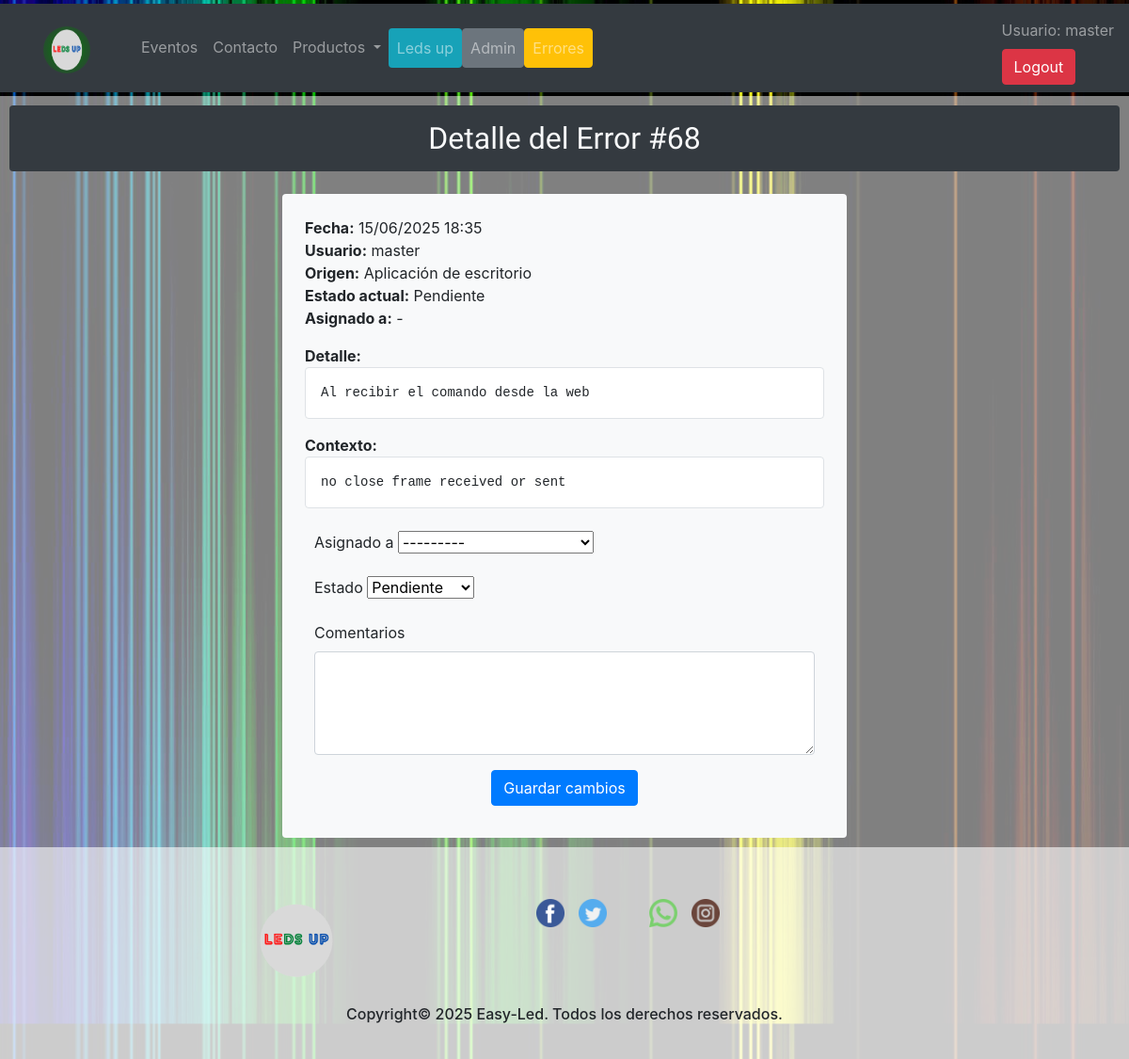
The page /errores/68/ (signed in) on the database its author committed.
### web/models.py (models this page shows, shortened)
class Errores(models.Model):
    class Meta:
        verbose_name = "Error"
        verbose_name_plural = "Errores"
    usuario = models.ForeignKey(User, null=True, blank=True, on_delete=models.SET_NULL)
    detalle = models.TextField()
    contexto = models.TextField(blank=True, null=True)
    fecha_creacion = models.DateTimeField(auto_now_add=True)
    asignado_a = models.ForeignKey(User, related_name='errores_asignados', null=True, blank=True,
                                   on_delete=models.SET_NULL)
    comentarios = models.TextField(blank=True, null=True)
    origen = models.CharField(max_length=50, choices=[
        ('web', 'Web'),
        ('app', 'Aplicación de escritorio'),
        ('api', 'API REST'),
        ('otro', 'Otro')
    ])
    estado = models.CharField(max_length=20, choices=[
        ('pendiente', 'Pendiente'),
        ('en_progreso', 'En progreso'),
        ('resuelto', 'Resuelto')
    ], default='pendiente')

### web/views.py (the view, shortened to what this page needs)
# urls.py: path('errores/<int:pk>/', views.DetalleErrorView.as_view(), name='detalle_error'),
class DetalleErrorView(LoginRequiredMixin, generic.DetailView):
    model = Errores
    template_name = 'web/detalle_error.html'
    context_object_name = 'error'
    def get_context_data(self, **kwargs):
        context = super().get_context_data(**kwargs)
        context['form'] = ErrorUpdateForm(instance=self.object)
        context['now'] = timezone.now()
        context['listado_tipos_productos'] = TipoProducto.objects.get_queryset()
        context['listado_productos'] = Producto.objects.get_queryset()
        return context

### web/forms.py
class ErrorUpdateForm(forms.ModelForm):
    class Meta:
        model = Errores
        fields = ['asignado_a', 'estado', 'comentarios']
        widgets = {
            'comentarios': forms.Textarea(attrs={'rows': 4, 'class': 'form-control'}),
            'asignado_a': forms.Select(attrs={'class': 'form-select'}),
            'estado': forms.Select(attrs={'class': 'form-select'}),
        }

### web/context_processors.py (called while the page is built)
def get_current_year_to_context(request):
    current_datetime = datetime.datetime.now()
    return {
        'current_year': current_datetime.year
    }

### web/templates/web/detalle_error.html (shortened to what this page needs)
{% extends "web/base_generic.html" %}
{% block content %}
    <section>
        <h2 class="text-center shadow-lg p-3 mb-4 rounded bg-dark text-light bruno-ace-sc-regular">Detalle del Error
            #{{ error.id }}</h2>
        <div class="mx-auto bg-light p-4 rounded shadow-sm" style="max-width: 600px;">
            <div class="mb-3">
                <strong>Fecha:</strong> {{ error.fecha_creacion|date:"d/m/Y H:i" }}<br>
                <strong>Usuario:</strong> {{ error.usuario.username|default:"-" }}<br>
                <strong>Origen:</strong> {{ error.get_origen_display }}<br>
                <strong>Estado actual:</strong> {{ error.get_estado_display }}<br>
                <strong>Asignado a:</strong> {{ error.asignado_a.username|default:"-" }}<br>
            </div>
            <div class="mb-3">
                <strong>Detalle:</strong>
                <pre class="bg-white p-3 border rounded">{{ error.detalle }}</pre>
            </div>
            {% if error.contexto %}
                <div class="mb-3">
                    <strong>Contexto:</strong>
                    <pre class="bg-white p-3 border rounded">{{ error.contexto }}</pre>
                </div>
            {% endif %}
            <form method="post" class="mt-4">
                <div class="mb-3">
                    <label class="form-label">Asignado a</label>
                    {{ form.asignado_a }}
                </div>
                <div class="mb-3">
                    <label class="form-label">Estado</label>
                    {{ form.estado }}
                </div>
                <div class="mb-3">
                    <label class="form-label">Comentarios</label>
                    {{ form.comentarios }}
                </div>
                <div class="text-center">
                    <button type="submit" class="btn btn-primary">Guardar cambios</button>
                </div>
            </form>
        </div>
    </section>
{% endblock %}

### web/templates/web/partials/header.html (shortened to what this page needs)
{% load static %}
<header class="site-header sticky-top py-1">
    <nav class="navbar justify-content-between navbar-expand-lg navbar-dark bg-dark">
        <a class="navbar-brand" href="{% url 'web:index' %}">
            <img src="{% static 'ledsup/imagenes/iconos/logo.png' %}" width="50" height="50" id="imagenLogo" alt="logo"
                 class="logoRojo d-inline-block align-text-top"/>
        </a>
        <div class="collapse navbar-collapse" id="navbarSupportedContent">
            <ul class="navbar-nav mr-auto">
                <li class="nav-item">
                    <a class="nav-link" href="{% url 'web:events' %}">
                        Eventos
                    </a>
                </li>
                <li class="nav-item">
                    <a class="nav-link" href="{% url 'web:contact' %}">
                        Contacto
                    </a>
                </li>
                <li class="nav-item dropdown">
                    <a class="nav-link dropdown-toggle" href="" id="navbarDropdown" role="button" data-toggle="dropdown"
                       aria-haspopup="true" aria-expanded="false">
                        Productos
                    </a>
                </li>
                <li class="nav-item">
                    <a class="nav-link bg-info btn" href="{% url 'ledsup:lista_showroom' %}">
                        Leds up
                    </a>
                </li>
                {% if user.is_authenticated and user.is_staff %}
                    <li class="nav-item">
                        <a class="nav-link btn-secondary btn" href="{% url 'admin:index' %}">
                            Admin
                        </a>
                    </li>
                {% endif %}
                {% if user.is_authenticated and user.is_staff %}
                    <li class="nav-item">
                        <a class="nav-link btn-warning btn" href="{% url 'web:lista_errores' %}">
                            Errores
                        </a>
                    </li>
                {% endif %}
            </ul>
            <div class="top-right">
                {% if user.is_authenticated %}
                    <span class="navbar-text">
                            Usuario: {{ user.get_username }}
                        </span>
                    <br>
                    <a href="{% url 'logout' %}?next={{ request.path }}" class="btn btn-danger">Logout</a>
                {% else %}
                    <a href="{% url 'login' %}?next={{ request.path }}" class="btn btn-primary">Iniciar sesion</a>
                {% endif %}
            </div>
        </div>
    </nav>
</header>

### web/static/web/css/style.css (style rules this page uses)
body { background-image: url('/static/web/imagenes/Fondo.jpg'); background-position: center center; background-repeat: repeat; background-attachment: fixed; background-color: black; }
section { padding: 10px; margin-left: auto; margin-right: auto; background-color: rgba(255, 255, 255, 0.5); }
form { margin: 10px; }
.logoVerde { padding: 3px; margin: 0px 30px; width: 50px; border-radius: 600px; background: -webkit-radial-gradient(green,#343a40); }
.bruno-ace-sc-regular { font-family: "Bruno Ace SC", sans-serif; font-weight: 400; font-style: normal; }

### rows shown on the page
Errores: id "68", fecha_creacion "15/06/2025 18:35", usuario.username "master", origen "Aplicación de escritorio", estado "Pendiente", asignado_a.username "-", detalle "Al recibir el comando desde la web", contexto "no close frame received or sent", asignado_a "---------"

### other values the page prints
{{ user.get_username }} "master"
